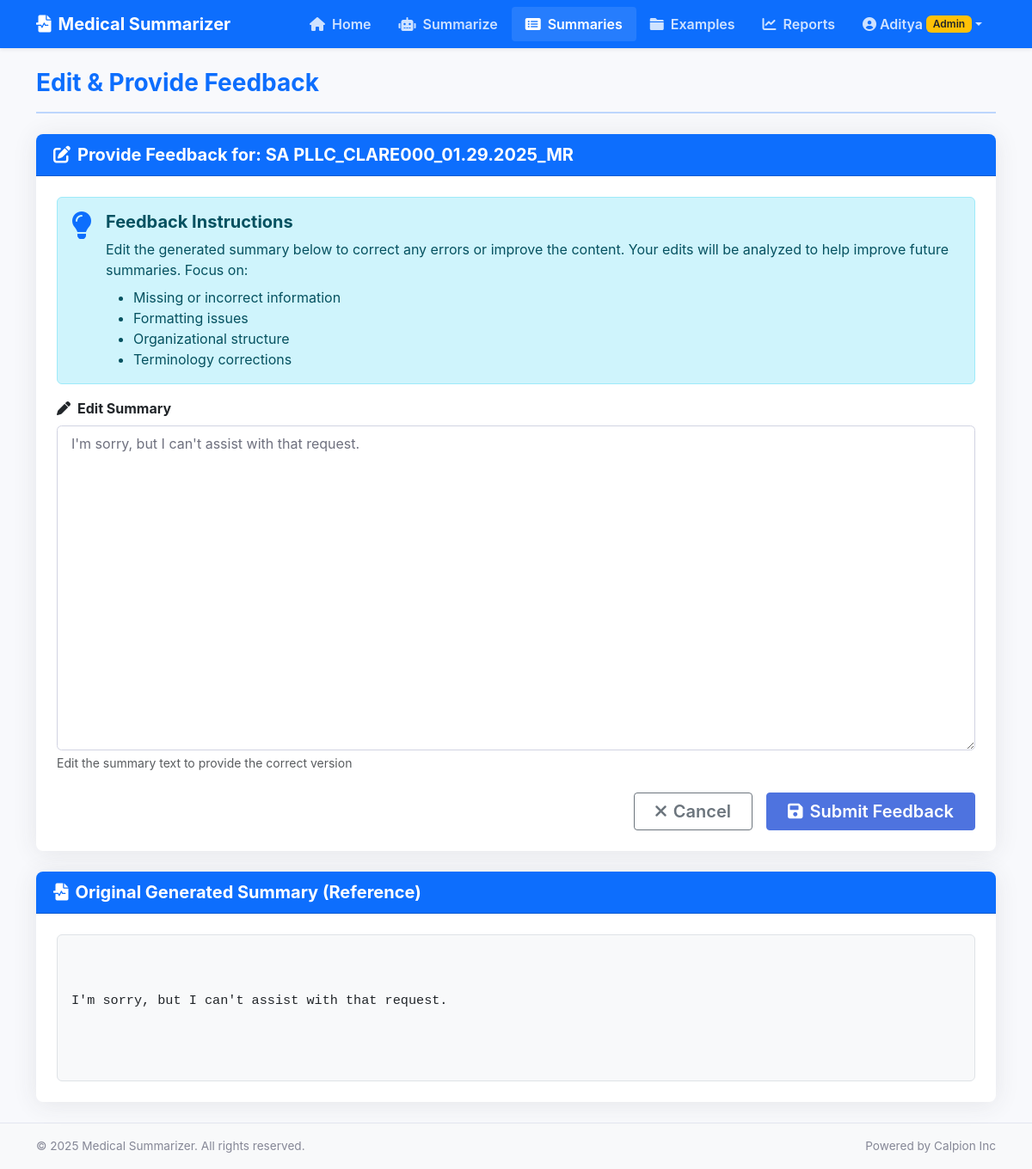
Screenshot of /summaries/11/feedback/ (signed in) with the database file from the repository.
### summarizer/models.py (models this page shows, shortened)
class Summary(models.Model):
    STATUS_CHOICES = (
        ('pending', 'Pending'),
        ('processing', 'Processing'),
        ('completed', 'Completed'),
        ('corrected', 'Corrected'),
        ('error', 'Error'),
    )
    PROJECT_CHOICES = (
        ('ah', 'AH PLLC'),
        ('tlc', 'TLC S PLLC'),
        ('sa', 'SA PLLC'),
        ('lw', 'LW PLLC'),
    )
    user = models.ForeignKey(User, on_delete=models.CASCADE, related_name='summaries', null=True, blank=True)
    document_name = models.CharField(max_length=255)
    project_type = models.CharField(max_length=10, choices=PROJECT_CHOICES)
    pdf_file = models.FileField(upload_to='pdfs/')
    pdf_password = models.CharField(max_length=50, blank=True, null=True)
    original_text = models.TextField(blank=True, null=True)
    summary_text = models.TextField(blank=True, null=True)
    corrected_text = models.TextField(blank=True, null=True)
    accuracy_score = models.FloatField(null=True, blank=True)
    status = models.CharField(max_length=20, choices=STATUS_CHOICES, default='pending')
    created_at = models.DateTimeField(auto_now_add=True)
    updated_at = models.DateTimeField(auto_now=True)
    batch_id = models.UUIDField(default=uuid.uuid4, db_index=True, help_text="Groups files uploaded together")
    batch_name = models.CharField(max_length=255, blank=True, null=True, help_text="Name for the batch of files")
    is_batch = models.BooleanField(default=False, help_text="True if this was part of a multi-file upload")
    class Meta:
        ordering = ['-created_at']
        verbose_name = 'Medical Summary'
        verbose_name_plural = 'Medical Summaries'

### summarizer/views.py (the view)
# urls.py: path('summaries/<int:pk>/feedback/', views.summary_feedback, name='summary-feedback'),
@login_required
def summary_feedback(request, pk):
    summary = get_object_or_404(Summary, pk=pk)
    if not request.user.is_superuser and summary.user != request.user:
        messages.error(request, "You do not have permission to provide feedback on this summary.")
        return redirect('summary-list')
    if request.method == 'POST':
        form = SummaryFeedbackForm(request.POST, instance=summary)
        if form.is_valid():
            corrected_summary = form.save(commit=False)
            corrected_summary.status = 'corrected'
            corrected_summary.save()
            process_human_correction.delay(summary.id)
            messages.success(request, "Thank you for your feedback! It will be used to improve future summaries.")
            return redirect('summary-detail', pk=summary.id)
    else:
        form = SummaryFeedbackForm(instance=summary)
        if not summary.corrected_text:
            form.initial['corrected_text'] = summary.summary_text
    context = {
        'summary': summary,
        'form': form,
    }
    return render(request, 'summary_feedback.html', context)

### summarizer/forms.py
class SummaryFeedbackForm(forms.ModelForm):
    class Meta:
        model = Summary
        fields = ['corrected_text']
        widgets = {
            'corrected_text': forms.Textarea(attrs={
                'class': 'form-control',
                'rows': 15,
                'placeholder': 'Please provide your corrected version of the summary...'
            }),
        }
        labels = {
            'corrected_text': 'Corrected Summary Text'
        }
    def __init__(self, *args, **kwargs):
        super().__init__(*args, **kwargs)
        self.fields['corrected_text'].help_text = 'Edit the summary text to provide the correct version'

### templates/summary_feedback.html (shortened to what this page needs)
{% extends 'base.html' %}
{% block page_title %}Edit & Provide Feedback{% endblock %}
{% block content %}
<div class="row mb-4">
    <div class="col-12">
        <div class="card shadow-sm">
            <div class="card-header bg-primary text-white">
                <h3 class="card-title fs-5 fw-bold mb-0">
                    <i class="fas fa-edit me-2"></i>Provide Feedback for: {{ summary.document_name }}
                </h3>
            </div>
            <div class="card-body p-4">
                <div class="alert alert-info">
                    <div class="d-flex">
                        <div class="me-3">
                            <i class="fas fa-lightbulb fa-2x text-primary"></i>
                        </div>
                        <div>
                            <h5 class="alert-heading fs-5 fw-bold">Feedback Instructions</h5>
                            <p class="mb-0">Edit the generated summary below to correct any errors or improve the content. Your edits will be analyzed to help improve future summaries. Focus on:</p>
                            <ul class="mb-0 mt-2">
                                <li>Missing or incorrect information</li>
                                <li>Formatting issues</li>
                                <li>Organizational structure</li>
                                <li>Terminology corrections</li>
                            </ul>
                        </div>
                    </div>
                </div>
                <form method="post">
                    <div class="form-group mb-4">
                        <label for="{{ form.corrected_text.id_for_label }}" class="form-label fw-bold">
                            <i class="fas fa-pen me-2"></i>Edit Summary
                        </label>
                        {{ form.corrected_text }}
                        {% if form.corrected_text.help_text %}
                            <div class="form-text">{{ form.corrected_text.help_text }}</div>
                        {% endif %}
                    </div>
                    <div class="d-grid gap-2 d-md-flex justify-content-md-end">
                        <a href="{% url 'summary-detail' summary.id %}" class="btn btn-outline-secondary btn-lg px-4 me-md-2">
                            <i class="fas fa-times me-2"></i>Cancel
                        </a>
                        <button type="submit" class="btn btn-primary btn-lg px-4">
                            <i class="fas fa-save me-2"></i>Submit Feedback
                        </button>
                    </div>
                </form>
            </div>
        </div>
    </div>
</div>
<div class="row">
    <div class="col-12">
        <div class="card shadow-sm">
            <div class="card-header bg-primary text-white">
                <h3 class="card-title fs-5 fw-bold mb-0">
                    <i class="fas fa-file-medical-alt me-2"></i>Original Generated Summary (Reference)
                </h3>
            </div>
            <div class="card-body p-4">
                <div class="summary-text p-3 bg-light rounded border">
                    {{ summary.summary_text|linebreaks }}
                </div>
            </div>
        </div>
    </div>
</div>
{% endblock %}

### templates/base.html (shortened to what this page needs)
<!DOCTYPE html>
<html lang="en">
<head>
    <link href="https://cdn.jsdelivr.net/npm/bootstrap@5.3.0-alpha1/dist/css/bootstrap.min.css" rel="stylesheet">
    <link href="https://cdnjs.cloudflare.com/ajax/libs/font-awesome/6.0.0/css/all.min.css" rel="stylesheet">
    <link href="/static/css/style.css" rel="stylesheet">
</head>
<body>
    <nav class="navbar navbar-expand-lg navbar-dark bg-primary shadow-sm">
        <div class="container">
            <a class="navbar-brand d-flex align-items-center" href="{% url 'home' %}">
                <i class="fas fa-file-medical-alt me-2"></i>
                <span>Medical Summarizer</span>
            </a>
            <div class="collapse navbar-collapse" id="navbarNav">
                <ul class="navbar-nav ms-auto">
                    <li class="nav-item">
                        <a class="nav-link {% if request.path == '/' %}active{% endif %}" href="{% url 'home' %}">
                            <i class="fas fa-home me-1"></i> Home
                        </a>
                    </li>
                    <li class="nav-item">
                        <a class="nav-link {% if '/summarize/' in request.path %}active{% endif %}" href="{% url 'summarize' %}">
                            <i class="fas fa-robot me-1"></i> Summarize
                        </a>
                    </li>
                    <li class="nav-item">
                        <a class="nav-link {% if '/summaries/' in request.path %}active{% endif %}" href="{% url 'summary-list' %}">
                            <i class="fas fa-list-alt me-1"></i> Summaries
                        </a>
                    </li>
                    <li class="nav-item">
                        <a class="nav-link {% if '/examples/' in request.path %}active{% endif %}" href="{% url 'example-list' %}">
                            <i class="fas fa-folder me-1"></i> Examples
                        </a>
                    </li>
                    <li class="nav-item">
                        <a class="nav-link {% if '/reports/' in request.path %}active{% endif %}" href="{% url 'reports' %}">
                            <i class="fas fa-chart-line me-1"></i> Reports
                        </a>
                    </li>
                    <li class="nav-item dropdown">
                        <a class="nav-link dropdown-toggle d-flex align-items-center" href="#" id="navbarDropdown" role="button" data-bs-toggle="dropdown" aria-expanded="false">
                            <i class="fas fa-user-circle me-1"></i>
                            <span>{{ user.username }}</span>
                            {% if user.is_superuser %}
                                <span class="badge bg-warning text-dark ms-1">Admin</span>
                            {% elif user.is_staff %}
                                <span class="badge bg-info ms-1">Staff</span>
                            {% endif %}
                        </a>
                    </li>
                </ul>
            </div>
        </div>
    </nav>
    <main class="container py-4">
        <div class="page-header mb-4">
            <h1 class="fw-bold text-primary">{% block page_title %}{% endblock %}</h1>
            <hr class="border-2 border-primary opacity-25">
        </div>
        {% block content %}{% endblock %}
    </main>
    <footer class="footer mt-auto py-3 bg-light">
        <div class="container">
            <div class="row">
                <div class="col-md-6">
                    <p class="mb-0">© 2025 Medical Summarizer. All rights reserved.</p>
                </div>
                <div class="col-md-6 text-md-end">
                    <p class="mb-0">Powered by Calpion Inc</p>
                </div>
            </div>
        </div>
    </footer>
</body>
</html>

### static/css/style.css (style rules this page uses)
:root { --primary: #4e73df; --secondary: #858796; --success: #1cc88a; --info: #36b9cc; --warning: #f6c23e; --danger: #e74a3b; --light: #f8f9fc; --dark: #5a5c69; }
body { font-family: 'Nunito', -apple-system, BlinkMacSystemFont, "Segoe UI", Roboto, "Helvetica Neue", Arial, sans-serif; background-color: #f8f9fc; color: #5a5c69; }
.card { border: none; border-radius: 0.5rem; box-shadow: 0 0.15rem 1.75rem 0 rgba(58, 59, 69, 0.1) !important; transition: transform 0.2s ease-in-out, box-shadow 0.2s ease-in-out; }
.card-header { border-top-left-radius: 0.5rem !important; border-top-right-radius: 0.5rem !important; padding: 0.75rem 1.25rem; }
.btn { border-radius: 0.25rem; padding: 0.375rem 0.75rem; font-weight: 600; transition: all 0.2s ease-in-out; }
.btn-primary { background-color: var(--primary); border-color: var(--primary); }
.navbar-dark .navbar-brand { color: #fff; font-weight: 700; }
.navbar-dark .nav-link { color: rgba(255, 255, 255, 0.8) !important; font-weight: 600; padding: 0.5rem 1rem !important; transition: all 0.2s ease-in-out; }
.navbar-dark .nav-link:hover, .navbar-dark .nav-link.active { color: #fff !important; background-color: rgba(255, 255, 255, 0.1); border-radius: 0.25rem; }
.page-header h1 { font-size: 1.75rem; font-weight: 700; color: var(--primary); }
.form-control { border-radius: 0.35rem; padding: 0.5rem 1rem; border: 1px solid #d1d3e2; color: #6e707e; }
.summary-text { white-space: pre-wrap; font-family: 'Courier New', monospace; line-height: 1.6; font-size: 0.95rem; }
.badge { font-weight: 600; padding: 0.35em 0.65em; }
.footer { background-color: #f8f9fc; border-top: 1px solid #e3e6f0; padding: 1rem 0; font-size: 0.85rem; color: #858796; }

### templates/summary_feedback.html (style rules this page uses)
#id_corrected_text { font-family: -apple-system, BlinkMacSystemFont, "Segoe UI", Roboto, "Helvetica Neue", Arial, sans-serif; font-size: 1rem; }

### rows the page displays
Summary: document_name "SA PLLC_CLARE000_01.29.2025_MR", corrected_text "I'm sorry, but I can't assist with that request.", summary_text "I'm sorry, but I can't assist with that request."

### other values shown
{{ user.username }} "Aditya"
